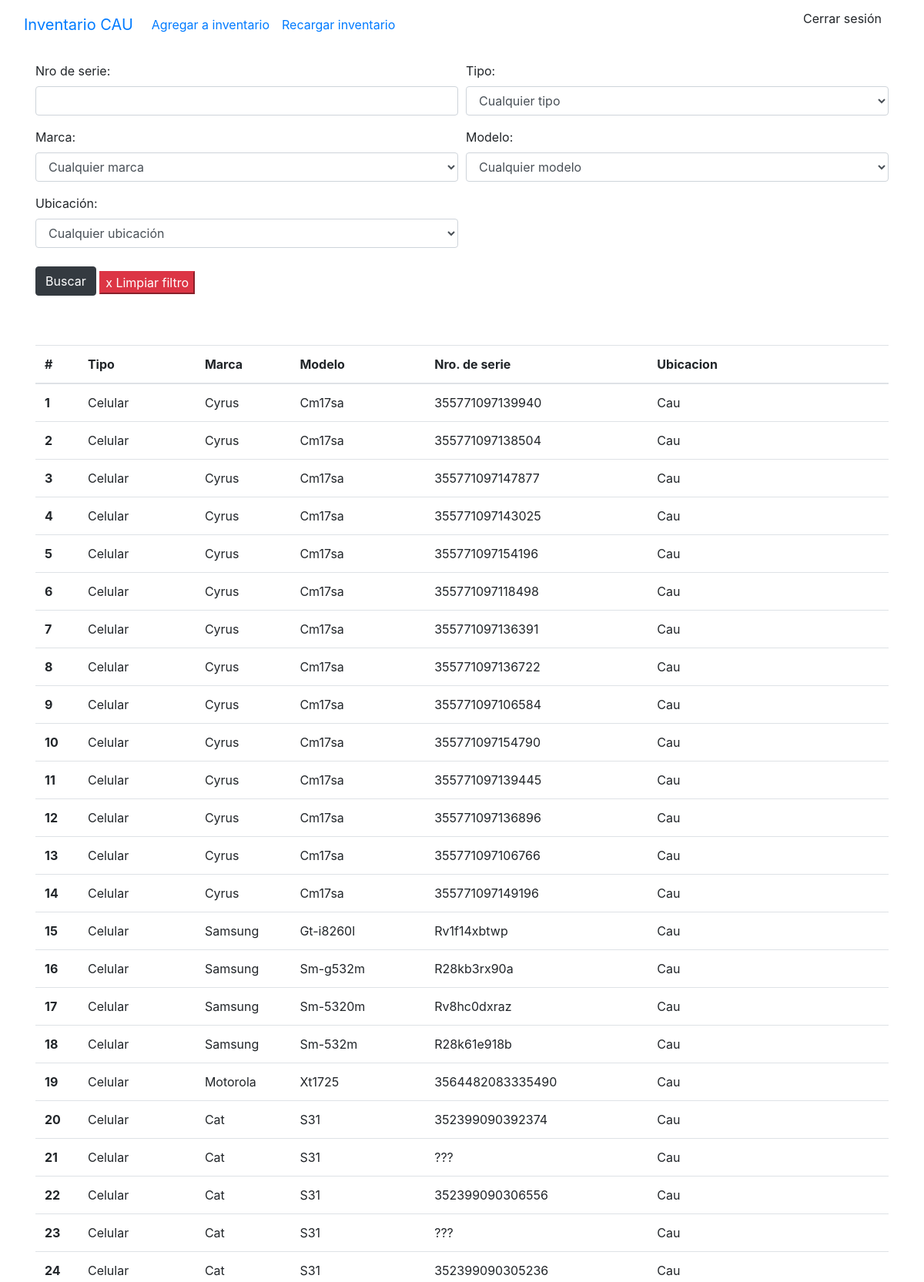
/test (upper part), run on the app's committed database.
### stockaep/models.py (models this page shows, shortened)
class Hardware(models.Model):
    tipo = models.ForeignKey(Tipo, on_delete=models.CASCADE)
    marca = models.ForeignKey(Marca, on_delete=models.CASCADE)
    modelo = models.ForeignKey(Modelo, on_delete=models.CASCADE)
    nro_de_serie = models.CharField(max_length=100, null=False, default='', unique=True)
    ubicacion = models.ForeignKey(Ubicacion, on_delete=models.CASCADE)
    estado = models.CharField(max_length=100, default='1', choices=ESTADOS_HARDWARE)
    observaciones = models.TextField(max_length=500, default='')
    class Meta:
        ordering = ['tipo']

class Tipo(models.Model):
    name = models.CharField(max_length=50, unique=True)
    class Meta:
        ordering = ['name']
    def __str__(self) -> str:
        return self.name

class Marca(models.Model):
    nombre = models.CharField(max_length=50, null=False, default='S/D', unique=True)
    class Meta:
        ordering = ['nombre']
    def __str__(self):
        return self.nombre

class Modelo(models.Model):
    nombre = models.CharField(max_length=100, null=False, default='S/D')
    marca = models.ForeignKey(Marca, on_delete=models.CASCADE, default=1)
    def __str__(self):
        return self.nombre

class Ubicacion(models.Model):
    nombre = models.CharField(max_length=50)
    def __str__(self):
        return self.nombre

### stockaep/views.py (the view)
# urls.py: path('test', views.test, name = 'test'),
def test(request):
    page = request.GET.get('page',1)
    f = HardwareFilter(request.GET, queryset=Hardware.objects.all())
    ctx = {
        'link':'test',
        'filter':f
    }
    return render(request, 'main.html', ctx)

### templates/main.html (shortened to what this page needs)
{% load static %}
<!DOCTYPE html>
<html lang="en">
<head>
    <link rel="stylesheet" href="https://stackpath.bootstrapcdn.com/bootstrap/4.5.0/css/bootstrap.min.css"0>
</head>
<body>
    {% include "navbar.html" %}
    {% if link == 'index' %}
        {% include 'list_hardware.html' %}
    {% elif link == 'create' %}
        {% include 'add_to_inventary.html' %}
    {% elif link == 'test' %}
        {% include 'test.html' %}
    {% endif %}
</body>
</html>

### templates/navbar.html (shortened to what this page needs)
<nav class="navbar navbar-expand-lg bg-body-tertiary">
    <div class="container-fluid">
      <a class="navbar-brand" href="/">Inventario CAU</a>
      <div class="collapse navbar-collapse" id="navbarNavDropdown">
        <ul class="navbar-nav">
          <li class="nav-item">
            <a class="nav-link" href="create">Agregar a inventario</a>
          </li>
          <li class="nav-item">
            <a class="nav-link" href="{% url 'reload' %}">Recargar inventario</a>
          </li>
        </ul>
      </div>
      <li class="nav-item dropdown d-flex">
        <ul><a class="dropdown-item" href="/logout">Cerrar sesión</a></li>
    </div>
  </nav>

### templates/test.html (shortened to what this page needs)
{% load static %}
<div class="container p-3">
        <div class="input-group mb-3">
            <form method="get">
                <div class="form-row" >
                    {% for field in filter.form %}
                    <div class="form-group col-md-6" id="form-field-{{ forloop.counter0 }}">
                        {{ field.label_tag }}
                        {{ field }}
                    </div>
                    {% endfor %}
                </div>
                <button type="submit" class="btn btn-dark mb-3 mt-2">Buscar</button>
                <button class="button btn-danger mb-3 mt-2" href="{% url 'test' %}">x Limpiar filtro</button>
            </form>
        </div>
    </div>
    <div class="container p-3">
        <table class="table">
            <thead>
              <tr>
                <th scope="col">#</th>
                <th scope="col">Tipo</th>
                <th scope="col">Marca</th>
                <th scope="col">Modelo</th>
                <th scope="col">Nro. de serie</th>
                <th scope="col">Ubicacion</th>
              </tr>
            </thead>
            <tbody>
                {% for hardware in filter.qs %}
                <tr>
                    <th scope="row">{{ forloop.counter }}</th>
                    <td>{{ hardware.tipo }}</td>
                    <td>{{ hardware.marca }}</td>
                    <td>{{ hardware.modelo }}</td>
                    <td>{{ hardware.nro_de_serie }}</td>
                    <td>{{ hardware.ubicacion }}</td>
                </tr>
                {% endfor %}
            </tbody>
        </table>
    </div>

### data on the page
Hardware: tipo "Celular", marca "Cyrus", modelo "Cm17sa", nro_de_serie "355771097139940", ubicacion "Cau"
Hardware: tipo "Celular", marca "Cyrus", modelo "Cm17sa", nro_de_serie "355771097138504", ubicacion "Cau"
Hardware: tipo "Celular", marca "Cyrus", modelo "Cm17sa", nro_de_serie "355771097147877", ubicacion "Cau"
Hardware: tipo "Celular", marca "Cyrus", modelo "Cm17sa", nro_de_serie "355771097143025", ubicacion "Cau"
Hardware: tipo "Celular", marca "Cyrus", modelo "Cm17sa", nro_de_serie "355771097154196", ubicacion "Cau"
Hardware: tipo "Celular", marca "Cyrus", modelo "Cm17sa", nro_de_serie "355771097118498", ubicacion "Cau"
Hardware: tipo "Celular", marca "Cyrus", modelo "Cm17sa", nro_de_serie "355771097136391", ubicacion "Cau"
Hardware: tipo "Celular", marca "Cyrus", modelo "Cm17sa", nro_de_serie "355771097136722", ubicacion "Cau"
Hardware: tipo "Celular", marca "Cyrus", modelo "Cm17sa", nro_de_serie "355771097106584", ubicacion "Cau"
Hardware: tipo "Celular", marca "Cyrus", modelo "Cm17sa", nro_de_serie "355771097154790", ubicacion "Cau"
Hardware: tipo "Celular", marca "Cyrus", modelo "Cm17sa", nro_de_serie "355771097139445", ubicacion "Cau"
Hardware: tipo "Celular", marca "Cyrus", modelo "Cm17sa", nro_de_serie "355771097136896", ubicacion "Cau"
Hardware: tipo "Celular", marca "Cyrus", modelo "Cm17sa", nro_de_serie "355771097106766", ubicacion "Cau"
Hardware: tipo "Celular", marca "Cyrus", modelo "Cm17sa", nro_de_serie "355771097149196", ubicacion "Cau"
Hardware: tipo "Celular", marca "Samsung", modelo "Gt-i8260l", nro_de_serie "Rv1f14xbtwp", ubicacion "Cau"
Hardware: tipo "Celular", marca "Samsung", modelo "Sm-g532m", nro_de_serie "R28kb3rx90a", ubicacion "Cau"
Hardware: tipo "Celular", marca "Samsung", modelo "Sm-5320m", nro_de_serie "Rv8hc0dxraz", ubicacion "Cau"
Hardware: tipo "Celular", marca "Samsung", modelo "Sm-532m", nro_de_serie "R28k61e918b", ubicacion "Cau"
Hardware: tipo "Celular", marca "Motorola", modelo "Xt1725", nro_de_serie "3564482083335490", ubicacion "Cau"
Hardware: tipo "Celular", marca "Cat", modelo "S31", nro_de_serie "352399090392374", ubicacion "Cau"
Hardware: tipo "Celular", marca "Cat", modelo "S31", nro_de_serie "???", ubicacion "Cau"
Hardware: tipo "Celular", marca "Cat", modelo "S31", nro_de_serie "352399090306556", ubicacion "Cau"
Hardware: tipo "Celular", marca "Cat", modelo "S31", nro_de_serie "???", ubicacion "Cau"
Hardware: tipo "Celular", marca "Cat", modelo "S31", nro_de_serie "352399090305236", ubicacion "Cau"

### other printed values
{{ field.label_tag }} "Nro de serie:" "Tipo:" "Marca:" "Modelo:" "Ubicación:"
